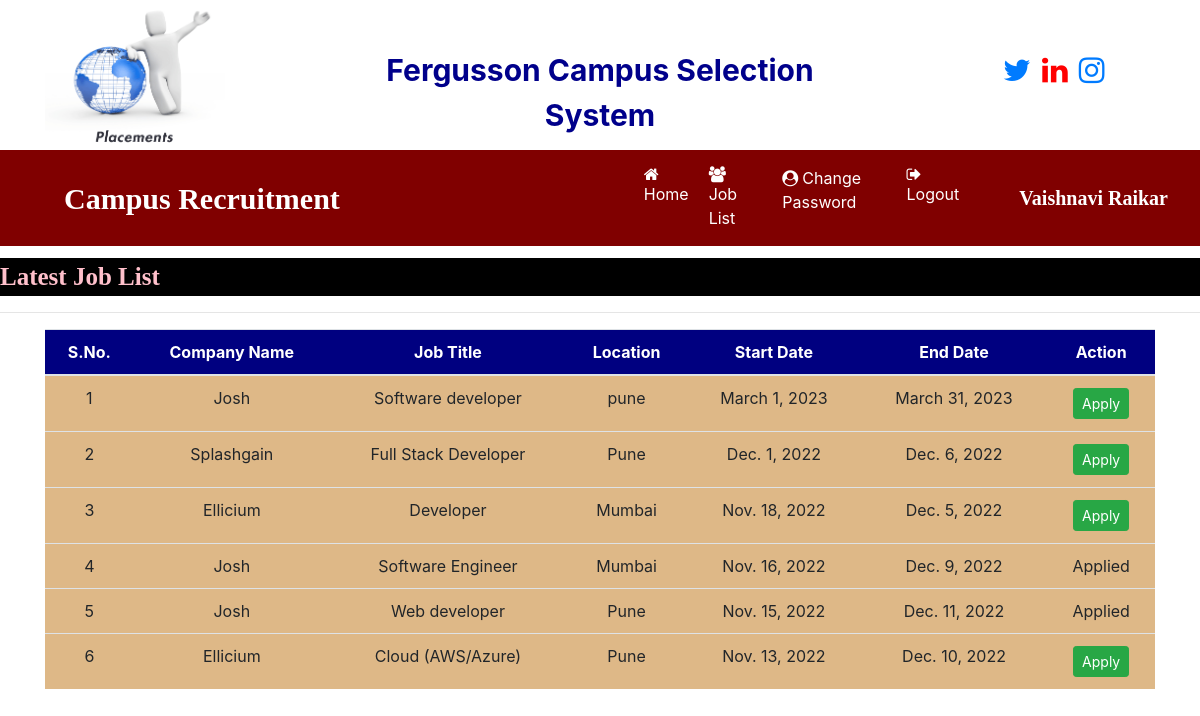
Page /user_latestjobs (signed in) on the committed database.
### job/models.py (models this page shows, shortened)
class Job(models.Model):
    recruiter = models.ForeignKey(Recruiter,on_delete=models.CASCADE)
    start_date = models.DateField()
    end_date = models.DateField()
    title = models.CharField(max_length=100)
    salary= models.FloatField(max_length=20)
    image = models.FileField()
    description = models.CharField(max_length=300)
    experience = models.CharField(max_length=50)
    location = models.CharField(max_length=100)
    skills = models.CharField(max_length=100)
    creationdate = models.DateField()

class Recruiter(models.Model):
    user = models.ForeignKey(User,on_delete=models.CASCADE)
    mobile = models.CharField(max_length=15,null=True)
    image = models.FileField(null=True)
    gender = models.CharField(max_length=10,null=True)
    company= models.CharField(max_length=100,null=True)
    type = models.CharField(max_length=15,null=True)
    status = models.CharField(max_length=20, null=True)

### job/views.py (the view)
# urls.py: path('user_latestjobs',user_latestjobs,name="user_latestjobs"),
def user_latestjobs(request):
    job = Job.objects.all().order_by('-start_date')
    user = request.user
    student = StudentUser.objects.get(user=user)
    data = Apply.objects.filter(student=student)
    li=[]
    for i in data:
        li.append(i.job.id)
    d = {'job':job,'li':li}
    return render(request,'user_latestjobs.html',d)

### job/templates/user_latestjobs.html (shortened to what this page needs)
{% load static %}
{% block body %}
{% include 'user_navigation.html' %}
<marquee style = "font-family : 'Monotype Corsiva' ; font-size : 25px ; color : pink ; background-color : black ; font-weight : bold ; margin-top:1%">
    Latest Job List
</marquee>
<hr>
<div class="container">
<table class="table table-hover" id="example">
    <thead>
    <tr style = "background-color : #000080 ; color : white">
        <th>S.No.</th>
        <th>Company Name</th>
        <th>Job Title</th>
         <th>Location</th>
        <th>Start Date</th>
        <th>End Date</th>
        <th>Action</th>
    </tr>
    </thead>
    <tbody>
    {% for i in job %}
    <tr style = "background-color : #DEB887">
        <td>{{forloop.counter}}</td>
        <td>{{i.recruiter.company}}</td>
        <td>{{i.title}}</td>
<td>{{i.location}}</td>
        <td>{{i.start_date}}</td>
        <td>{{i.end_date}}</td>
        {% if i.id in li %}
        <td>Applied</td>
        {% else %}
        <td><a href="{% url 'job_detail' i.id %}" class="btn btn-success btn-sm" >Apply</a>
        {% endif %}
        </td>
    </tr>
    {% endfor %}
    </tbody>
</table>
</div>
{% endblock %}

### job/templates/user_navigation.html (shortened to what this page needs)
<html>
<head>
    {% load static %}
  <link rel="stylesheet" href="https://maxcdn.bootstrapcdn.com/bootstrap/4.5.2/css/bootstrap.min.css">
<link rel="stylesheet" href="https://cdnjs.cloudflare.com/ajax/libs/font-awesome/4.7.0/css/font-awesome.min.css">
</head>
<body>
<div class="container">
    <div class="row">
        <div class="col-sm-3">
            <img src="{% static 'images/icon.jpg' %}" style="width:180px; height:150px">
        </div>
        <div class="col-sm-6 mt-5 text-center">
            <span style ="font-weight : bold ; font-size : 30px">
                <span style = "color : darkblue">Fergusson </span>
				<span style = "color : darkblue">Campus</span>
				 <span style = "color : darkblue">Selection </span>
                <span style = "color : darkblue"> System</span>
            </span>
        </div>
        <div class="col-sm-3 mt-5" style = "padding-left : 10%">
<span style="font-weight:bold ; font-size : 30px">
  <a href="https://twitter.com/FergussonPune">
  <span><i class="fa fa-twitter pl-1"  ></i></span>
  </a>
  <a href="https://in.linkedin.com/school/fergusson-college">
    <span><i class="fa fa-linkedin pl-1" style="color:red"></i></span>
</a>
 <a href="https://www.instagram.com/explore/locations/238694665
">
    <span><i class="fa fa-instagram pl-1"></i></span>
	</a>
</span>
        </div>
    </div>
</div>
<nav class="navbar navbar-expand-sm" style="background-color : maroon">
    <a class="navbar-brand text-white pl-5 font-weight-bold" style="font-family:'Monotype Corsiva'; font-size:30px">Campus Recruitment</a>
<ul class="navbar-nav">
    <li class="nav-item">
        <a class="nav-link" href="{% url 'user_home' %}" style="margin-left:280px"><i class="fa fa-home mr-1"></i> Home</a>
    </li>
    <li class="nav-item">
        <a class="nav-link" href="{% url 'user_latestjobs' %}" ><i class="fa fa-users mr-1"></i> Job List</a>
    </li>
    <li class="nav-item">
        <a class="nav-link" href="{% url 'change_passworduser' %}" ><i class="fa fa-user-circle mr-1"></i>Change Password</a>
    </li>
    <li class="nav-item">
        <a class="nav-link" href="{% url 'Logout' %}" ><i class="fa fa-sign-out mr-1"></i>Logout</a>
    </li>
</ul>
<a class="navbar-brand text-white pl-5 font-weight-bold" style="font-family:'Monotype Corsiva'; font-size:20px">{{request.user.first_name}} {{request.user.last_name}}</a>
</nav>
</body>
</html>

### job/templates/user_navigation.html (style rules this page uses)
.nav-link { color : white !important ; margin-right : 4px; }

### job/templates/user_latestjobs.html (style rules this page uses)
tr { text-align : center }

### rows in the picture
Job: recruiter.company "Josh", title "Software developer", location "pune", start_date "March 1, 2023", end_date "March 31, 2023", shows "Apply"
Job: recruiter.company "Splashgain", title "Full Stack Developer", location "Pune", start_date "Dec. 1, 2022", end_date "Dec. 6, 2022", shows "Apply"
Job: recruiter.company "Ellicium", title "Developer", location "Mumbai", start_date "Nov. 18, 2022", end_date "Dec. 5, 2022", shows "Apply"
Job: recruiter.company "Josh", title "Software Engineer", location "Mumbai", start_date "Nov. 16, 2022", end_date "Dec. 9, 2022", shows "Applied"
Job: recruiter.company "Josh", title "Web developer", location "Pune", start_date "Nov. 15, 2022", end_date "Dec. 11, 2022", shows "Applied"
Job: recruiter.company "Ellicium", title "Cloud (AWS/Azure)", location "Pune", start_date "Nov. 13, 2022", end_date "Dec. 10, 2022", shows "Apply"

### other values in the picture
{{ request.user.first_name }} "Vaishnavi"
{{ request.user.last_name }} "Raikar"
